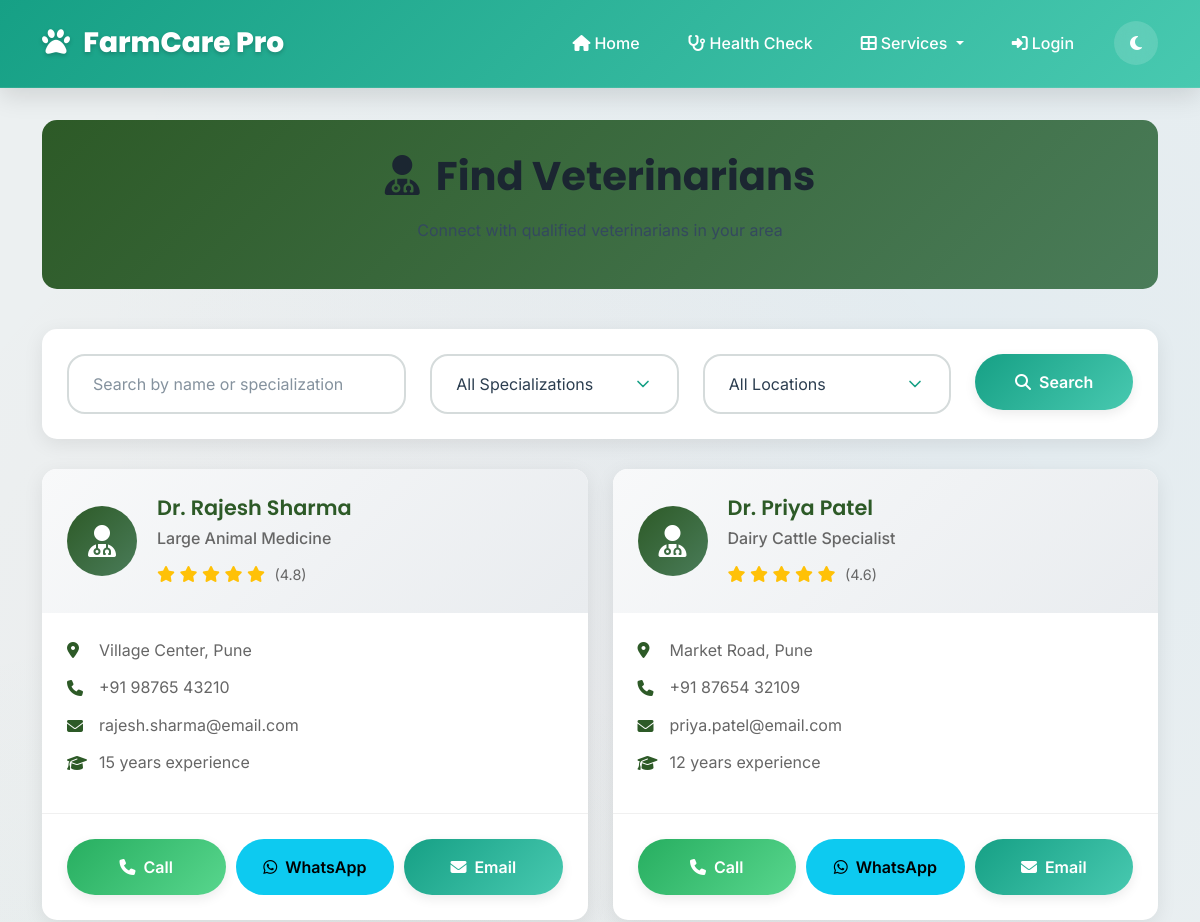
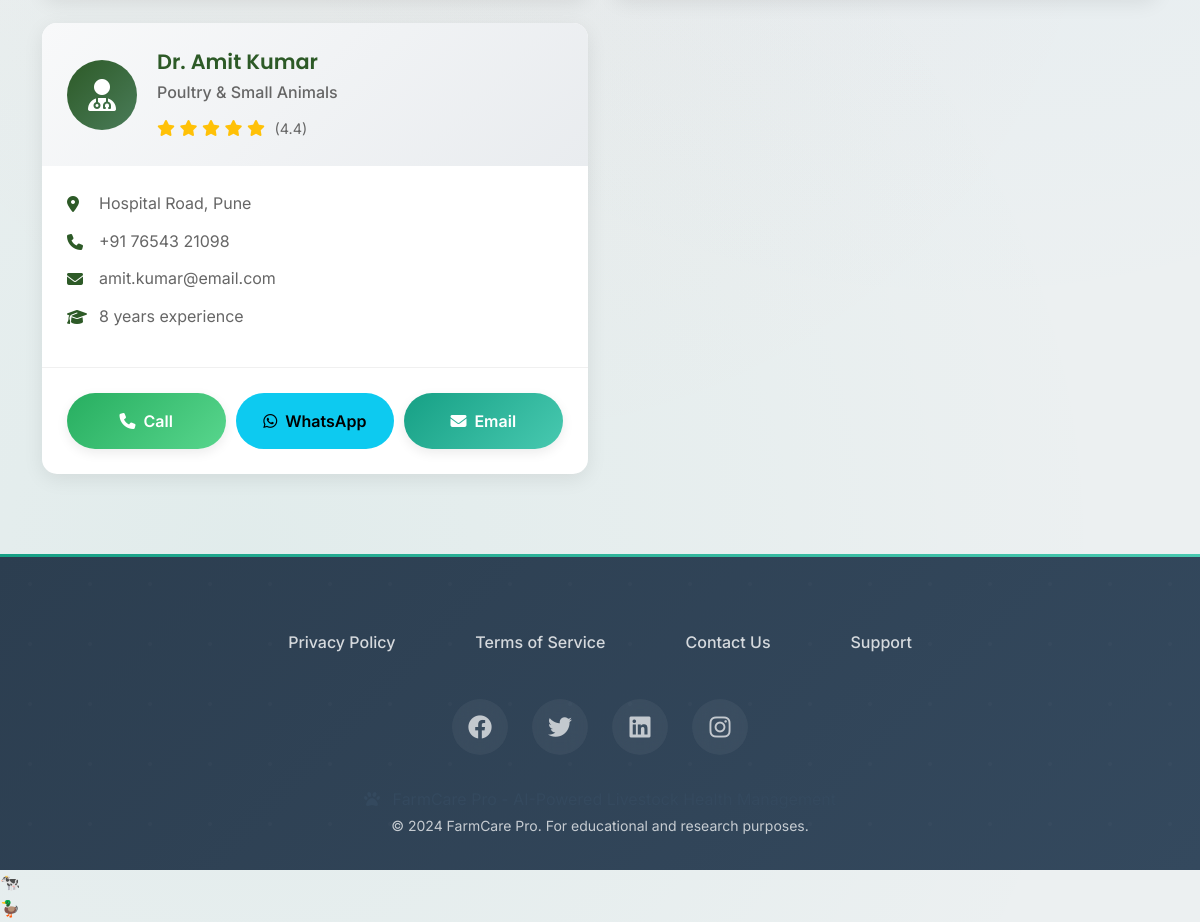
The page /veterinarians on the database its author committed (2 pictures, top to bottom).
### app.py (models this page shows)
class Veterinarian(db.Model):
    id = db.Column(db.Integer, primary_key=True)
    name = db.Column(db.String(100), nullable=False)
    specialization = db.Column(db.String(100))
    location = db.Column(db.String(200))
    phone = db.Column(db.String(20))
    email = db.Column(db.String(120))
    experience_years = db.Column(db.Integer)
    rating = db.Column(db.Float, default=0.0)
    is_available = db.Column(db.Boolean, default=True)

### app.py (the view)
@app.route('/veterinarians')
def veterinarians():
    vets = Veterinarian.query.filter_by(is_available=True).all()
    return render_template('veterinarians.html', veterinarians=vets)

### app.py (called while the page is built)
def get_language():
    return session.get('language', 'en')

@app.context_processor
def inject_language():
    return dict(get_text=get_text, current_language=get_language())

### templates/veterinarians.html (shortened to what this page needs)
{% extends "layout.html" %}
{% block content %}
<div class="page-header">
    <h1><i class="fas fa-user-md me-3"></i>Find Veterinarians</h1>
    <p>Connect with qualified veterinarians in your area</p>
</div>
<div class="search-filters">
    <div class="row">
        <div class="col-md-4">
            <input type="text" class="form-control" placeholder="Search by name or specialization" id="searchVets">
        </div>
        <div class="col-md-3">
            <select class="form-select" id="specializationFilter">
                <option value="">All Specializations</option>
            </select>
        </div>
        <div class="col-md-3">
            <select class="form-select" id="locationFilter">
                <option value="">All Locations</option>
            </select>
        </div>
        <div class="col-md-2">
            <button class="btn btn-primary w-100" onclick="filterVets()">
                <i class="fas fa-search"></i> Search
            </button>
        </div>
    </div>
</div>
<div class="vets-grid">
    {% for vet in veterinarians %}
    <div class="vet-card">
        <div class="vet-header">
            <div class="vet-avatar">
                <i class="fas fa-user-md"></i>
            </div>
            <div class="vet-info">
                <h4>{{ vet.name }}</h4>
                <p class="specialization">{{ vet.specialization }}</p>
                <div class="rating">
                    {% for i in range(5) %}
                        {% if i < vet.rating %}
                            <i class="fas fa-star"></i>
                        {% else %}
                            <i class="far fa-star"></i>
                        {% endif %}
                    {% endfor %}
                    <span>({{ "%.1f"|format(vet.rating) }})</span>
                </div>
            </div>
        </div>
        <div class="vet-details">
            <div class="detail-item">
                <i class="fas fa-map-marker-alt"></i>
                <span>{{ vet.location }}</span>
            </div>
            <div class="detail-item">
                <i class="fas fa-phone"></i>
                <span>{{ vet.phone }}</span>
            </div>
            <div class="detail-item">
                <i class="fas fa-envelope"></i>
                <span>{{ vet.email }}</span>
            </div>
            <div class="detail-item">
                <i class="fas fa-graduation-cap"></i>
                <span>{{ vet.experience_years }} years experience</span>
            </div>
        </div>
        <div class="vet-actions">
            <button class="btn btn-success" onclick="callVet('{{ vet.phone }}')">
                <i class="fas fa-phone"></i> Call
            </button>
            <button class="btn btn-info" onclick="whatsappVet('{{ vet.phone }}')">
                <i class="fab fa-whatsapp"></i> WhatsApp
            </button>
            <button class="btn btn-primary" onclick="emailVet('{{ vet.email }}')">
                <i class="fas fa-envelope"></i> Email
            </button>
        </div>
    </div>
    {% else %}
    <div class="empty-state">
        <i class="fas fa-user-md"></i>
        <h3>No Veterinarians Found</h3>
        <p>We're working to add more veterinarians to our network. Please check back later.</p>
    </div>
    {% endfor %}
</div>
{% endblock %}

### static/style.css (style rules this page uses)
:root { --primary: #16a085; --primary-light: #48c9b0; --primary-dark: #138d75; --secondary: #3498db; --secondary-light: #5dade2; --secondary-dark: #2980b9; --accent: #e74c3c; --accent-light: #ec7063; --accent-dark: #c0392b; --success: #27ae60; --warning: #f39c12; --info: #3498db; --danger: #e74c3c; --white: #ffffff; --light: #ecf0f1; --light-2: #f8f9fa; --gray-100: #f4f6f7; --gray-200: #eaeded; --gray-300: #d5dbdb; --gray-400: #aeb6bf; --gray-500: #85929e; --gray-600: #5d6d7e; --gray-700: #34495e; --gray-800: #2c3e50; --gray-900: #1b2631; --gradient-primary: linear-gradient(135deg, #16a085 0%, #48c9b0 100%); --gradient-secondary: linear-gradient(135deg, #3498db 0%, #5dade2 100%); --gradient-accent: linear-gradient(135deg, #e74c3c 0%, #ec7063 100%); --gradient-success: linear-gradient(135deg, #27ae60 0%, #58d68d 100%); --gradient-dark: linear-gradient(135deg, #2c3e50 0%, #34495e 100%); --gradient-light: linear-gradient(135deg, #ecf0f1 0%, #ffffff 100%); --bg-pattern: radial-gradient(circle at 20% 80%, rgba(22, 160, 133, 0.05) 0%, transparent 50%), radial-gradient(circle at 80% 20%, rgba(52, 152, 219, 0.05) 0%, transparent 50%), radial-gradient(circle at 40% 40%, rgba(231, 76, 60, 0.03) 0%, transparent 50%); --space-xs: 0.25rem; --space-sm: 0.5rem; --space-md: 1rem; --space-lg: 1.5rem; --space-xl: 2rem; --space-2xl: 3rem; --space-3xl: 4rem; --radius-sm: 6px; --radius-md: 12px; --radius-lg: 18px; --radius-xl: 24px; --radius-2xl: 32px; --radius-full: 9999px; --shadow-sm: 0 2px 4px rgba(0, 0, 0, 0.06); --shadow-md: 0 4px 12px rgba(0, 0, 0, 0.08); --shadow-lg: 0 8px 24px rgba(0, 0, 0, 0.12); --shadow-xl: 0 16px 40px rgba(0, 0, 0, 0.16); --shadow-2xl: 0 24px 60px rgba(0, 0, 0, 0.20); --transition-fast: 0.15s cubic-bezier(0.4, 0, 0.2, 1); --transition: 0.25s cubic-bezier(0.4, 0, 0.2, 1); --transition-slow: 0.35s cubic-bezier(0.4, 0, 0.2, 1); --transition-bounce: 0.4s cubic-bezier(0.68, -0.55, 0.265, 1.55); --font-primary: 'Inter', -apple-system, BlinkMacSystemFont, 'Segoe UI', Roboto, sans-serif; --font-display: 'Poppins', 'Inter', sans-serif; --font-mono: 'JetBrains Mono', 'Fira Code', monospace; }
* { box-sizing: border-box; margin: 0; padding: 0; }
html { scroll-behavior: smooth; font-size: 16px; }
body { font-family: var(--font-primary); line-height: 1.6; color: var(--gray-800); background: var(--light); background-image: var(--bg-pattern); overflow-x: hidden; -webkit-font-smoothing: antialiased; -moz-osx-font-smoothing: grayscale; }
h1, h2, h3, h4, h5, h6 { font-family: var(--font-display); font-weight: 600; line-height: 1.3; color: var(--gray-900); margin-bottom: var(--space-md); }
h1 { font-size: 2.5rem; font-weight: 700; }
h4 { font-size: 1.5rem; }
p { margin-bottom: var(--space-md); color: var(--gray-700); }
.btn { display: inline-flex; align-items: center; justify-content: center; gap: var(--space-sm); padding: var(--space-md) var(--space-xl); font-family: var(--font-primary); font-size: 1rem; font-weight: 600; text-decoration: none; border: none; border-radius: var(--radius-full); cursor: pointer; transition: var(--transition); position: relative; overflow: hidden; min-height: 48px; white-space: nowrap; }
.btn::before { content: ''; position: absolute; top: 0; left: 0; width: 100%; height: 100%; background: linear-gradient(45deg, transparent, rgba(255, 255, 255, 0.2), transparent); transform: translateX(-100%); transition: var(--transition); }
.btn-primary { background: var(--gradient-primary); color: var(--white); box-shadow: var(--shadow-md); }
.btn-success { background: var(--gradient-success); color: var(--white); box-shadow: var(--shadow-md); }
.form-control, .form-select { width: 100%; padding: var(--space-md) var(--space-lg); font-size: 1rem; font-family: var(--font-primary); color: var(--gray-800); background: var(--white); border: 2px solid var(--gray-300); border-radius: var(--radius-lg); transition: var(--transition); min-height: 52px; }
.form-control::placeholder { color: var(--gray-500); }
.form-select { background-repeat: no-repeat; background-position: right var(--space-lg) center; background-size: 20px; padding-right: calc(var(--space-2xl) + 20px); cursor: pointer; }

### rows shown on the page
Veterinarian: name "Dr. Rajesh Sharma", specialization "Large Animal Medicine", rating "4.8", location "Village Center, Pune", phone "+91 98765 43210", email "rajesh.sharma@email.com", experience_years "15"
Veterinarian: name "Dr. Priya Patel", specialization "Dairy Cattle Specialist", rating "4.6", location "Market Road, Pune", phone "+91 87654 32109", email "priya.patel@email.com", experience_years "12"
Veterinarian: name "Dr. Amit Kumar", specialization "Poultry & Small Animals", rating "4.4", location "Hospital Road, Pune", phone "+91 76543 21098", email "amit.kumar@email.com", experience_years "8"
